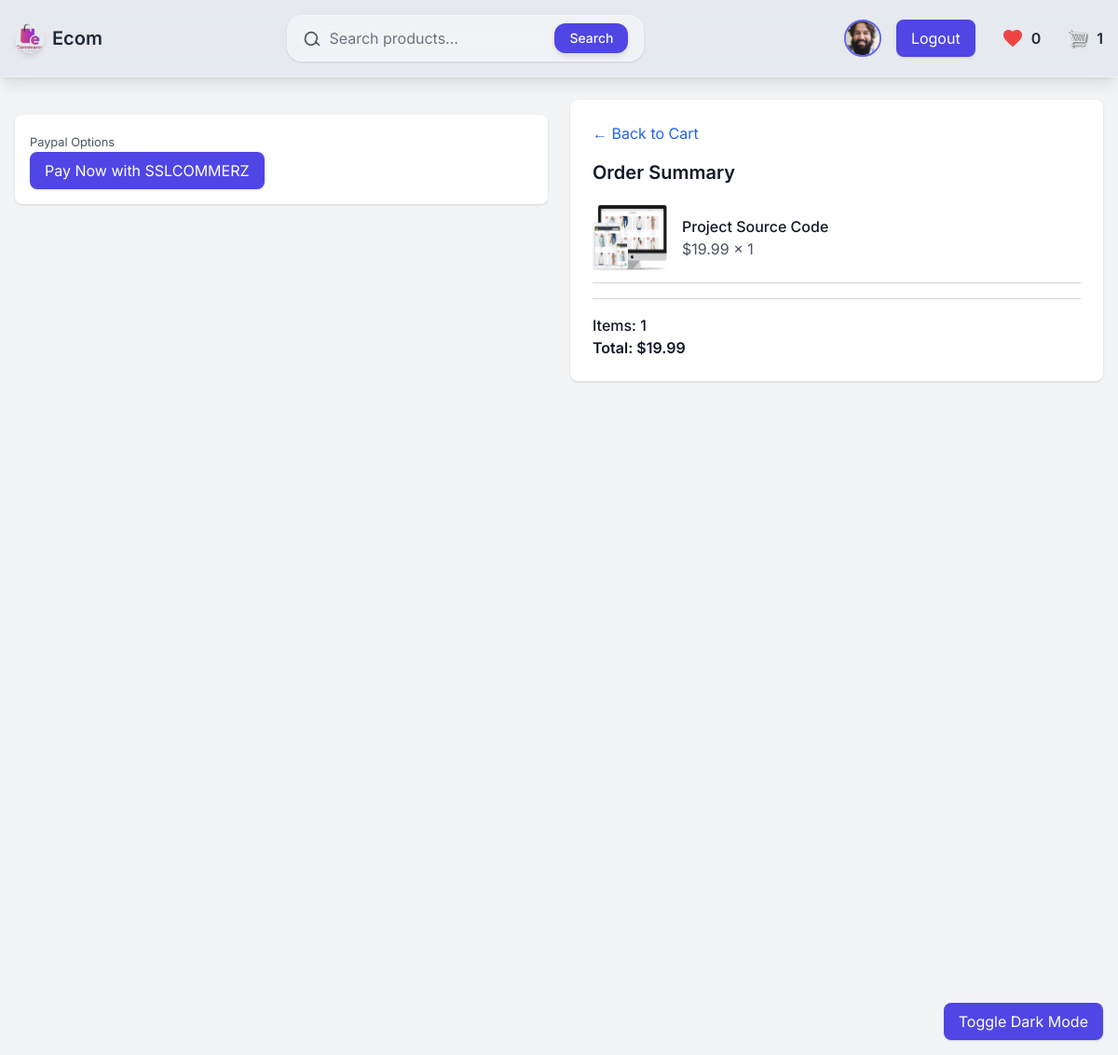
Screenshot of /checkout/ (signed in) with the database file from the repository.
### accounts/models.py (models this page shows, shortened)
class Profile(models.Model):
    user = models.OneToOneField(User, on_delete=models.CASCADE, null=True, blank=True)
    name = models.CharField(max_length=200, blank=True, null=True)
    email = models.EmailField(max_length=500, blank=True, null=True)
    username = models.CharField(max_length=200, blank=True, null=True)
    location = models.CharField(max_length=200, blank=True, null=True, default="Earth")
    short_intro = models.CharField(max_length=200, blank=True, null=True, default="This is a default bio. User has not added a bio yet.")
    bio = models.TextField(blank=True, null=True)
    profile_image = models.ImageField(null=True, blank=True, upload_to='profiles/', default="profiles/user-default.png")
    social_github = models.CharField(max_length=200, blank=True, null=True)
    social_linkedin = models.CharField(max_length=200, blank=True, null=True)
    social_website = models.CharField(max_length=200, blank=True, null=True)
    created = models.DateTimeField(auto_now_add=True)
    id = models.UUIDField(default=uuid.uuid4, unique=True, primary_key=True, editable=False)
    class Meta:
        ordering = ['created']

class OrderItem(models.Model):
    product = models.ForeignKey(Product, on_delete=models.SET_NULL, null=True)
    order = models.ForeignKey(Order, on_delete=models.SET_NULL, null=True)
    quantity = models.IntegerField(default=0, null=True, blank=True)
    date_added = models.DateTimeField(auto_now_add=True)
    @property
    def get_total(self):
        return self.product.price * self.quantity

class Product(models.Model):
    name = models.CharField(max_length=200)
    price = models.DecimalField(max_digits=7, decimal_places=2)
    digital = models.BooleanField(default=False, null=True, blank=True)
    image = models.ImageField(null=True, blank=True, upload_to='products/')
    @property
    def imageURL(self):
        try:
            url = self.image.url
        except:
            url = ''
        return url

class Order(models.Model):
    customer = models.ForeignKey(Customer, on_delete=models.SET_NULL, null=True, blank=True)
    date_ordered = models.DateTimeField(auto_now_add=True)
    complete = models.BooleanField(default=False)
    transaction_id = models.CharField(max_length=100, null=True, blank=True)
    @property
    def shipping(self):
        for item in self.orderitem_set.all():
            if not item.product.digital:
                return True
        return False
    @property
    def get_cart_total(self):
        return sum(item.get_total for item in self.orderitem_set.all())
    @property
    def get_cart_items(self):
        return sum(item.quantity for item in self.orderitem_set.all())

### accounts/views.py (the view)
# urls.py: path('checkout/', views.checkout, name='checkout'),
def checkout(request):
    profile = Profile.objects.get(user=request.user) if request.user.is_authenticated else None
    data = cartData(request)
    cart_items = data['cartItems']
    order = data['order']
    items = data['items']
    context = {'items': items,'order': order,'cart_items': cart_items,'profile': profile}
    return render(request, 'accounts/checkout.html', context)

### accounts/context_processors.py (called while the page is built)
def wishlist_count(request):
    if request.user.is_authenticated:
        wishlist = Wishlist.objects.filter(customer__user=request.user).first()
        count = wishlist.products.count() if wishlist else 0
    else:
        count = 0
    return {'wishlist_count': count}

### accounts/utils.py (called while the page is built)
def cartData(request):
	if request.user.is_authenticated:
		customer = request.user.customer
		order, created = Order.objects.get_or_create(customer=customer, complete=False)
		items = order.orderitem_set.all()
		cartItems = order.get_cart_items
	else:
		cookieData = cookieCart(request)
		cartItems = cookieData['cartItems']
		order = cookieData['order']
		items = cookieData['items']
	return {'cartItems':cartItems ,'order':order, 'items':items}

### accounts/templates/accounts/checkout.html (shortened to what this page needs)
{% extends 'main.html' %}
{% load static %}
{% block content %}
<div
  class="flex flex-col lg:flex-row gap-6 px-4 py-6 bg-gray-100 dark:bg-gray-900 text-gray-900 dark:text-gray-100 min-h-screen"
>
  <div class="lg:w-1/2 w-full">
    <div
      class="bg-white dark:bg-gray-800 p-4 rounded-lg shadow mt-4 hidden"
      id="payment-info"
    >
      <small class="text-gray-600 dark:text-gray-300">Paypal Options</small>
      <form action="{% url 'ssl_payment' %}" method="POST">
    <button type="submit" id="make-payment" class="px-4 py-2 bg-indigo-600 text-white rounded-lg shadow hover:bg-indigo-700 transition">Pay Now with SSLCOMMERZ</button>
</form>
    </div>
  </div>
  <div class="lg:w-1/2 w-full">
    <div class="bg-white dark:bg-gray-800 p-6 rounded-lg shadow">
      <a
        href="{% url 'cart' %}"
        class="text-blue-600 dark:text-blue-400 hover:underline flex items-center mb-4"
      >
        ← Back to Cart
      </a>
      <h3 class="text-xl font-semibold mb-4">Order Summary</h3>
      <div class="space-y-4">
        {% for item in items %}
        <div
          class="flex items-center gap-4 border-b border-gray-300 dark:border-gray-600 pb-2"
        >
          <div
            class="flex-shrink-0 w-20 h-20 overflow-hidden rounded bg-gray-200 dark:bg-gray-700"
          >
            <img
              src="{{ item.product.imageURL }}"
              class="object-cover w-full h-full"
              alt="Product"
            />
          </div>
          <div class="flex-1">
            <p class="font-medium">{{ item.product.name }}</p>
            <p class="text-gray-600 dark:text-gray-300">
              ${{ item.product.price|floatformat:2 }} x {{ item.quantity }}
            </p>
          </div>
        </div>
        {% empty %}
        <p>Your cart is empty.</p>
        {% endfor %}
      </div>
      <div class="mt-4 border-t border-gray-300 dark:border-gray-600 pt-4">
        <h5 class="font-medium">Items: {{ order.get_cart_items }}</h5>
        <h5 class="font-semibold">
          Total: ${{ order.get_cart_total|floatformat:2 }}
        </h5>
      </div>
    </div>
  </div>
</div>
{% endblock %}

### templates/navbar.html (shortened to what this page needs)
{% load static %}
{% load widget_tweaks %}
<header
  x-data="{ mobileOpen: false }"
  class="bg-white/20 dark:bg-gray-900/40 backdrop-blur-md shadow-lg border-b border-white/30 dark:border-gray-700"
>
  <div class="max-w-7xl mx-auto px-4 py-4 flex items-center justify-between">
    <a href="{% url 'store' %}" class="flex items-center space-x-2">
      <img src="{% static 'images/products/logof.png' %}" alt="Ecom Logo" class="h-8 w-8 rounded-full shadow-md" />
      <span class="text-xl font-semibold text-gray-800 dark:text-white">Ecom</span>
    </a>
    <form method="get" action="{% url 'store' %}"
      class="hidden md:flex items-center gap-2 bg-white/30 dark:bg-gray-800/40 backdrop-blur-md border border-white/30 dark:border-gray-700 rounded-2xl shadow px-4 py-2 focus-within:ring-2 focus-within:ring-indigo-500 transition-all">
      <svg class="w-5 h-5 text-gray-600 dark:text-gray-300" fill="none" stroke="currentColor" stroke-width="2"
          viewBox="0 0 24 24" xmlns="http://www.w3.org/2000/svg">
        <path stroke-linecap="round" stroke-linejoin="round"
              d="M21 21l-4.35-4.35m0 0A7.5 7.5 0 103.5 10.5a7.5 7.5 0 0013.65 6.15z"></path>
      </svg>
      <input
        type="text"
        name="search_query"
        placeholder="Search products..."
        value="{{ search_query|default:'' }}"
        class="flex-1 bg-transparent text-gray-900 dark:text-white placeholder-gray-500 dark:placeholder-gray-400 focus:outline-none"
      />
      <button type="submit"
        class="bg-indigo-600 hover:bg-indigo-700 text-white px-4 py-1.5 rounded-xl text-sm font-medium shadow-md transition">
        Search
      </button>
    </form>
    <nav class="hidden md:flex items-center space-x-4">
      {% if request.user.is_authenticated %}
        <a href="{% url 'account' %}" class="ml-4">
          <img src="{{ profile.profile_image.url }}" alt="Profile"
          class="w-10 h-10 rounded-full border-2 border-indigo-500 object-cover hover:scale-105 transition" />
        </a>
        <a href="{% url 'logout' %}" class="px-4 py-2 bg-indigo-600 text-white rounded-lg shadow hover:bg-indigo-700 transition">Logout</a>
      {% else %}
        <a href="{% url 'login' %}" class="px-4 py-2 bg-indigo-600 text-white rounded-lg shadow hover:bg-indigo-700 transition">Login/Sign Up</a>
      {% endif %}
      <a href="{% url 'wishlist' %}" class="flex items-center gap-2 px-3 py-2 rounded-lg hover:bg-indigo-100 dark:hover:bg-indigo-700 transition cursor-pointer">
        <svg xmlns="http://www.w3.org/2000/svg" class="h-6 w-6 text-red-500" fill="currentColor" viewBox="0 0 24 24" stroke="none">
          <path d="M12 21.35l-1.45-1.32C5.4 15.36 2 12.28 2 8.5 2 5.42 4.42 3 7.5 3c1.74 0 3.41 0.81 4.5 2.09C13.09 3.81 14.76 3 16.5 3 19.58 3 22 5.42 22 8.5c0 3.78-3.4 6.86-8.55 11.54L12 21.35z"/>
        </svg>
        <span class="font-semibold text-gray-800 dark:text-white">{{ wishlist_count|default:"0" }}</span>
      </a>
      <a href="{% url 'cart' %}" class="flex items-center gap-2">
        <img src="{% static 'images/products/cart.png' %}" alt="Cart" class="w-6 h-6 rounded-full" />
        <span id="cart-total-desktop" class="font-semibold">{{ cart_items }}</span>
      </a>
    </nav>
  </div>
</header>

### rows the page displays
Profile: profile_image (picture)
OrderItem: product.imageURL (picture), product.name "Project Source Code", product.price "19.99", quantity "1"
Order: get_cart_items "1", get_cart_total "19.99"

### other values shown
{{ wishlist_count|default:"0" }} "0"
{{ cart_items }} "1"
